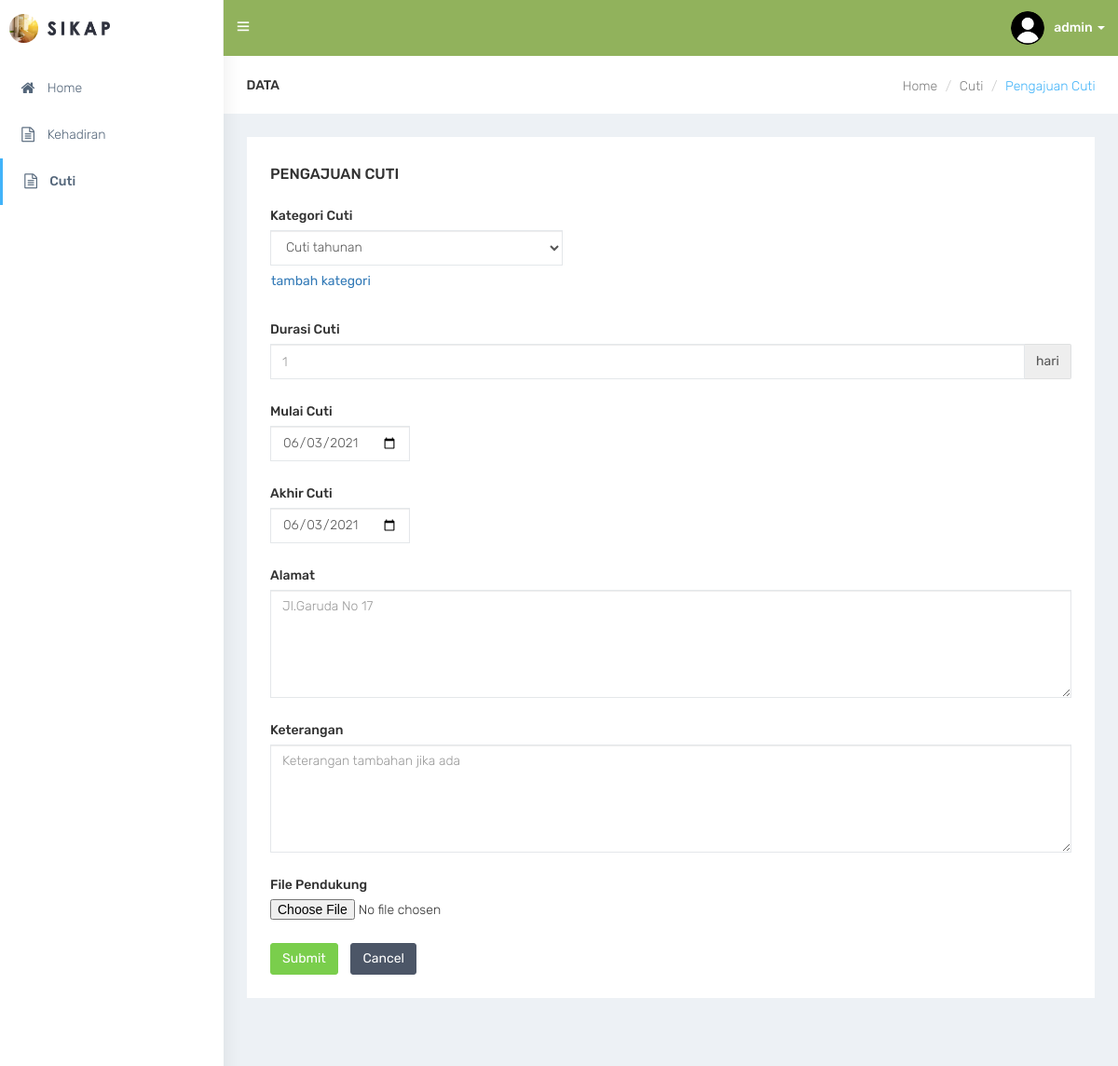
/cuti-add (signed in), run on the app's committed database.
### tables this page shows
CREATE TABLE `user` (
  `us_id` int(11) NOT NULL,
  `ac_id` int(11) NOT NULL,
  `us_username` varchar(30) NOT NULL,
  `us_password` varchar(100) NOT NULL,
  `us_photo` varchar(100) NOT NULL,
  `us_email` varchar(30) NOT NULL
);

### cuti-add.php (the view, shortened to what this page needs)
<div id="page-wrapper">
    <div class="container-fluid">
        <div class="row bg-title">
            <div class="col-lg-3 col-md-4 col-sm-4 col-xs-12">
                <h4 class="page-title">Data</h4>
            </div>
            <div class="col-lg-9 col-sm-8 col-md-8 col-xs-12">
                <ol class="breadcrumb">
                    <li><a href="index">Home</a></li>
                    <li><a href="cuti">Cuti</a></li>
                    <li class="active">Pengajuan Cuti</li>
                </ol>
            </div>
        </div>
        <div class="row">
            <div class="col-sm-12">
                <div class="white-box">
                    <h3 class="box-title m-b-0">Pengajuan Cuti</h3><br>
                    <div class="row">
                        <div class="col-sm-12 col-xs-12">
                                <div class="form-group">
                                    <label>Kategori Cuti</label>
                                    <div class="input-group">
                                        <select id="jenis_cuti" name="jenis_cuti" class="form-control">
                                            <?php
                                            $sql = "SELECT * FROM jenis_cuti ORDER BY id DESC";
                                            $result = $conn->query($sql);
                                            while ($row = $result->fetch()) {
                                                echo "<option value=" . $row['id'] . ">" . $row['value'] . "</option>";
                                            }
                                            ?>
                                        </select>
                                        <button type="button" class="btn btn-link" aria-label="Left Align" style="padding-left: 0;" data-toggle="modal" data-target="#tambahkategori">tambah kategori</button>
                                  </div>
                                </div>
                                <div class="form-group">
                                    <label>Durasi Cuti</label>
                                    <div class="input-group">
                                        <input id="durasi" type="number" name="durasi" class="form-control" value="" placeholder="1">
                                        <span class="input-group-addon" id="basic-addon2">hari</span>
                                    </div>
                                </div>
                                <div class="form-group">
                                    <label>Mulai Cuti</label>
                                    <div class="input-group">
                                        <input id="cuti_start" type="date" name="cuti_start" class="form-control" value="<?php echo date('Y-m-d'); ?>">
                                    </div>
                                </div>
                                <div class="form-group">
                                    <label>Akhir Cuti</label>
                                    <div class="input-group">
                                        <input id="cuti_end" type="date" name="cuti_end" class="form-control" value="<?php echo date('Y-m-d'); ?>">
                                    </div>
                                </div>
                                <div class="form-group">
                                    <label>Alamat</label>
                                        <textarea id="alamat" rows="5" name="alamat" class="form-control" value="" placeholder="Jl.Garuda No 17" style="min-width: 100%"></textarea>
                                </div>
                                <div class="form-group">
                                    <label>Keterangan</label>
                                        <textarea id="keterangan" rows="5" name="keterangan" class="form-control" value="" placeholder="Keterangan tambahan jika ada" style="min-width: 100%"></textarea>
                                </div>
                                <div class="form-group">
                                    <label for="exampleInputFile">File Pendukung</label>
                                    <input type="file" id="exampleInputFile">
                                </div>
                                <button id="btn-pengajuan" type="button" class="btn btn-success waves-effect waves-light m-r-10">Submit</button>
                                <a href="cuti" class="btn btn-inverse waves-effect waves-light">Cancel</a>
                        </div>
                    </div>
                </div>
            </div>
        </div>
    </div>
</div>

### lib/lib-topbar.php (shortened to what this page needs)
   <nav class="navbar navbar-default navbar-static-top m-b-0">
       <div class="navbar-header" style="background: #91b25c;">
           <div class="top-left-part">
               <a class="logo" href="index">
                   <b>
                   <img src="images/admin-lg.png" alt="home" class="light-logo" style="max-height: 31px;" /></b>
                   <span class="hidden-xs">
                   <img src="images/admin-tx.png" alt="home" class="light-logo" style="max-height: 15px;" /></span>
               </a>
           </div>
           <ul class="nav navbar-top-links navbar-left">
               <li><a href="javascript:void(0)" class="open-close waves-effect waves-light"><i class="ti-menu"></i></a></li>
           </ul>
           <?php
require_once(__DIR__.'/config.php');
$id = $_SESSION['id'];
               $sql = "SELECT * FROM user JOIN access_control USING(ac_id) WHERE us_id='$id'";
               $query = $conn->query($sql);
               $data = $query->fetch(PDO::FETCH_OBJ);
           ?>
           <ul class="nav navbar-top-links navbar-right pull-right">
               <li class="dropdown">
                   <a class="dropdown-toggle profile-pic" data-toggle="dropdown" href="#"> <img src="images/user/<?php echo $data->us_photo;?>" alt="user-img" width="36" class="img-circle"><b class="hidden-xs"><?php echo $data->us_username;?> </b><span class="caret"></span> </a>
               </li>
           </ul>
       </div>
   </nav>

### css/default.css (style rules this page uses)
body { background: #fff; }
.top-left-part { background: #fff; }
.top-left-part .light-logo { display: inline-block; }
.navbar-header { background: #2f323e; }
.navbar-top-links > li > a { color: #ffffff; }
.bg-title .breadcrumb .active { color: #41b3f9; }

### data on the page
user: us_photo (picture), us_username "admin"

### other printed values
form field jenis_cuti "Cuti tahunan"
